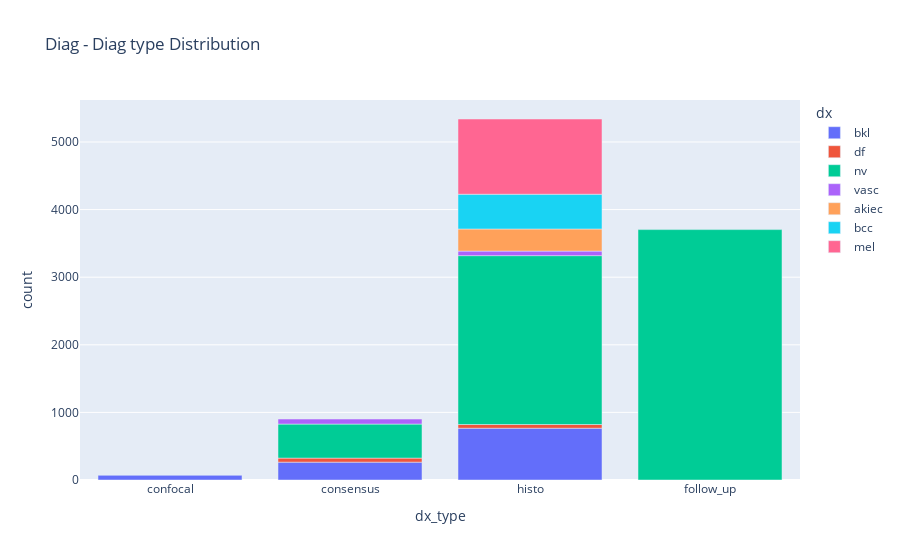

The cell this chart's notebook holds for it:
### Code cell
df_diag_sex_dist = df[['dx_type','dx']].groupby(['dx_type','dx']).size().reset_index().rename(columns={0:'count'})
fig = px.bar(df_diag_sex_dist, x="dx_type", y="count", color='dx', title="Diag - Diag type Distribution")
fig.show()

### Figure 1 — Plotly figure (JSON) as saved in the notebook; plotly's stock layout.template omitted (floating-point values rounded to 4 significant figures)
{"data": [{"alignmentgroup": "True", "hovertemplate": "dx=bkl<br>dx_type=%{x}<br>count=%{y}<extra></extra>", "legendgroup": "bkl", "marker": {"color": "#636efa", "pattern": {"shape": ""}}, "name": "bkl", "offsetgroup": "bkl", "orientation": "v", "showlegend": true, "textposition": "auto", "type": "bar", "x": ["confocal", "consensus", "histo"], "xaxis": "x", "y": [69, 264, 766], "yaxis": "y"}, {"alignmentgroup": "True", "hovertemplate": "dx=df<br>dx_type=%{x}<br>count=%{y}<extra></extra>", "legendgroup": "df", "marker": {"color": "#EF553B", "pattern": {"shape": ""}}, "name": "df", "offsetgroup": "df", "orientation": "v", "showlegend": true, "textposition": "auto", "type": "bar", "x": ["consensus", "histo"], "xaxis": "x", "y": [60, 55], "yaxis": "y"}, {"alignmentgroup": "True", "hovertemplate": "dx=nv<br>dx_type=%{x}<br>count=%{y}<extra></extra>", "legendgroup": "nv", "marker": {"color": "#00cc96", "pattern": {"shape": ""}}, "name": "nv", "offsetgroup": "nv", "orientation": "v", "showlegend": true, "textposition": "auto", "type": "bar", "x": ["consensus", "follow_up", "histo"], "xaxis": "x", "y": [503, 3704, 2498], "yaxis": "y"}, {"alignmentgroup": "True", "hovertemplate": "dx=vasc<br>dx_type=%{x}<br>count=%{y}<extra></extra>", "legendgroup": "vasc", "marker": {"color": "#ab63fa", "pattern": {"shape": ""}}, "name": "vasc", "offsetgroup": "vasc", "orientation": "v", "showlegend": true, "textposition": "auto", "type": "bar", "x": ["consensus", "histo"], "xaxis": "x", "y": [75, 67], "yaxis": "y"}, {"alignmentgroup": "True", "hovertemplate": "dx=akiec<br>dx_type=%{x}<br>count=%{y}<extra></extra>", "legendgroup": "akiec", "marker": {"color": "#FFA15A", "pattern": {"shape": ""}}, "name": "akiec", "offsetgroup": "akiec", "orientation": "v", "showlegend": true, "textposition": "auto", "type": "bar", "x": ["histo"], "xaxis": "x", "y": [327], "yaxis": "y"}, {"alignmentgroup": "True", "hovertemplate": "dx=bcc<br>dx_type=%{x}<br>count=%{y}<extra></extra>", "legendgroup": "bcc", "marker": {"color": "#19d3f3", "pattern": {"shape": ""}}, "name": "bcc", "offsetgroup": "bcc", "orientation": "v", "showlegend": true, "textposition": "auto", "type": "bar", "x": ["histo"], "xaxis": "x", "y": [514], "yaxis": "y"}, {"alignmentgroup": "True", "hovertemplate": "dx=mel<br>dx_type=%{x}<br>count=%{y}<extra></extra>", "legendgroup": "mel", "marker": {"color": "#FF6692", "pattern": {"shape": ""}}, "name": "mel", "offsetgroup": "mel", "orientation": "v", "showlegend": true, "textposition": "auto", "type": "bar", "x": ["histo"], "xaxis": "x", "y": [1113], "yaxis": "y"}], "layout": {"barmode": "relative", "legend": {"title": {"text": "dx"}, "tracegroupgap": 0}, "title": {"text": "Diag - Diag type Distribution"}, "xaxis": {"anchor": "y", "domain": [0, 1], "title": {"text": "dx_type"}}, "yaxis": {"anchor": "x", "domain": [0, 1], "title": {"text": "count"}}}}
